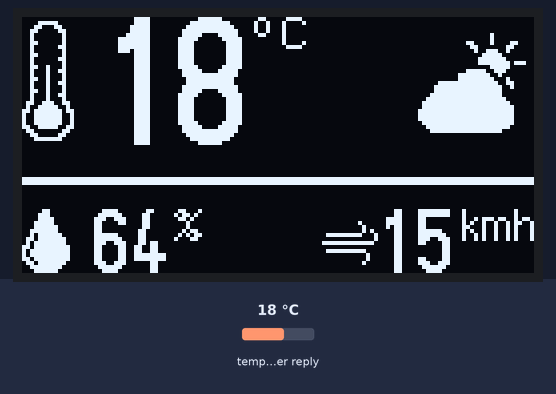
Bench run of a sketch on a simulated ESP32-C3. Shown: 128×64 one-colour display. Inputs (shaded band) come from the test bench; at power-on: temperature in the weather reply 18 °C. WiFi joins after 1.5 s; servers stay silent unless stated; web services answer with replies made up by the test bench; what the sketch prints to the serial monitor is not drawn.

Above: at 1.9 s.

The sketch:

ESP32-Openweather-Display.ino
```cpp
// (licence header left out)
#include <WiFi.h>
#include <HTTPClient.h>
#include <ArduinoJson.h>
#include <U8g2lib.h>
#include "Icons32.inc.h"
#include "Icons16.inc.h"

// --- WiFi Credentials ---
const char* ssid     = "YOUR_SSID";
const char* password = "YOUR_PASSWORD";

// --- OpenWeatherMap Configuration ---
const char* apiKey   = "YOUR_OPENWEATHER_API_KEY";
const char* city     = "London";
const char* country  = "GB";

// Free API 2.5 Current Weather Endpoint URL layout
String serverPath = "http://api.openweathermap.org/data/2.5/weather?q=" + String(city) + "," + String(country) + "&appid=" + String(apiKey) + "&units=metric";

// --- Hardware Pin Definitions (ESP32-C3) ---
#define SDA_PIN 6
#define SCL_PIN 7

// --- Driver instantiation ---
U8G2_SSD1306_128X64_NONAME_F_HW_I2C u8g2(U8G2_R0, /* reset=*/ U8X8_PIN_NONE, SCL_PIN, SDA_PIN);

// --- OpenWeather Icon Matcher ---
const unsigned char* getBitmapByIconId(String iconId) {
  if (iconId == "01d") return sun_32x32;
  if (iconId == "01n") return clear_sky_night_32x32;
  if (iconId == "02d") return few_clouds_32x32;
  if (iconId == "02n") return few_clouds_night_32x32;
  if (iconId == "03d" || iconId == "03n") return scattered_clouds_32x32;
  if (iconId == "04d") return broken_clouds_32x32;
  if (iconId == "04n") return broken_clouds_night_32x32;
  if (iconId == "09d" || iconId == "09n") return shower_rain_32x32;
  if (iconId == "10d" || iconId == "10n") return rain_32x32;
  if (iconId == "11d" || iconId == "11n") return thunderstorm_32x32;
  if (iconId == "13d" || iconId == "13n") return snow_32x32;
  if (iconId == "50d" || iconId == "50n") return mist_32x32;
  return default_clouds_32x32;
}

inline const char* getHeading(float num) {
  int val = int((num / 45) + 0.5);
  static const char* arr[] = {"N", "NE", "E", "SE", "S", "SW", "W", "NW"};
  return arr[val % 8];
}

void setup() {
  Serial.begin(115200);
  u8g2.begin();

  WiFi.begin(ssid, password);
  Serial.print("Connecting WiFi");
  while (WiFi.status() != WL_CONNECTED) {
    delay(500);
    Serial.print(".");
  }
  Serial.println("\nWiFi Connected!");

  updateWeatherData();
}

void loop() {
  delay(900000); // 15-minute refresh cadence
  updateWeatherData();
}

void updateWeatherData() {
  if (WiFi.status() == WL_CONNECTED) {
    HTTPClient http;
    http.begin(serverPath);
    int httpResponseCode = http.GET();

    if (httpResponseCode == 200) {
      String payload = http.getString();
      Serial.println(payload);

      DynamicJsonDocument doc(2048);
      DeserializationError error = deserializeJson(doc, payload);
      serializeJsonPretty(doc, Serial); Serial.println();

      if (!error) {
        float temp = doc["main"]["temp"];
        int humidity = doc["main"]["humidity"];

        // Extract raw wind speed parameter (meters per second)
        float windSpeedMps = doc["wind"]["speed"];
        float windDeg = doc["wind"]["deg"];
        // Convert metrics: m/s * 3.6 = km/h
        float windSpeedKmh = windSpeedMps * 3.6;

        String weatherIcon = doc["weather"][0]["icon"].as<String>();
        const unsigned char* activeBitmap = getBitmapByIconId(weatherIcon);

        u8g2.clearBuffer();

        // Large Temperature Readout Line
        u8g2.setFont(u8g2_font_logisoso32_tn);
        String tempStr = String(temp, 0);
        u8g2.drawStr(15+2, 32, tempStr.c_str());
        int textWidth = u8g2.getStrWidth(tempStr.c_str());
        u8g2.setFont(u8g2_font_helvB12_tf);
        int smallUnitXPosition = 15+2 + textWidth + 2;
        u8g2.drawStr(smallUnitXPosition, 12, "\260");
        u8g2.setFont(u8g2_font_helvR08_tf);
        u8g2.drawStr(smallUnitXPosition+7, 8, "C");

        // Secondary Metadata Info Rows
        u8g2.setFont(u8g2_font_logisoso16_tf);
        String humStr = String(humidity);
        u8g2.drawStr(16+1, 64, humStr.c_str());
        textWidth = u8g2.getStrWidth(humStr.c_str());
        u8g2.setFont(u8g2_font_helvB08_tf);
        smallUnitXPosition = 16 +1+ textWidth + 2;
        u8g2.drawStr(smallUnitXPosition, 64-16+8, "%");

        // Formatted Wind Speed Text String
        u8g2.setFont(u8g2_font_logisoso16_tf);
        String windStr = String(windSpeedKmh, 0);
        textWidth = u8g2.getStrWidth(windStr.c_str());
        u8g2.drawStr(128-textWidth-21, 64, windStr.c_str());
        u8g2.setFont(u8g2_font_helvR08_tf);
        smallUnitXPosition = 58+8 + textWidth + 2;
        u8g2.drawStr(128-18, 64-16+8, "kmh");
        //u8g2.drawStr(smallUnitXPosition, 64-8+8, "/h");

        // Draw mercury temp line
        u8g2.drawBox(0, 64-16-8, 128, 2);

        // Wind direction
        Serial.print("Wind Direction: ");Serial.println(getHeading(windDeg));

        // Positioned 16x16 weather asset (Top Right Corner Area)
        u8g2.setBitmapMode(1);
        u8g2.drawXBMP(128-32, 0, 32, 32, activeBitmap);
        u8g2.drawXBMP(-2, 64-16, 16, 16, humidity_16x16);
        u8g2.drawXBMP(128-textWidth-21-14, 64-15, 16, 16, wind_16x16);
        u8g2.drawXBMP(-1, 0, 16, 32, thermometer_16x32);
        u8g2.drawBox(6, 21-int(temp/2),1,int(temp/2));
        u8g2.sendBuffer();
      }
    } else {
      Serial.print("HTTP Error: ");
      Serial.println(httpResponseCode);
    }
    http.end();
  }
}
```

Source omitted: Icons16.inc.h (data table, 3447 bytes), Icons32.inc.h (data table, 11075 bytes)
